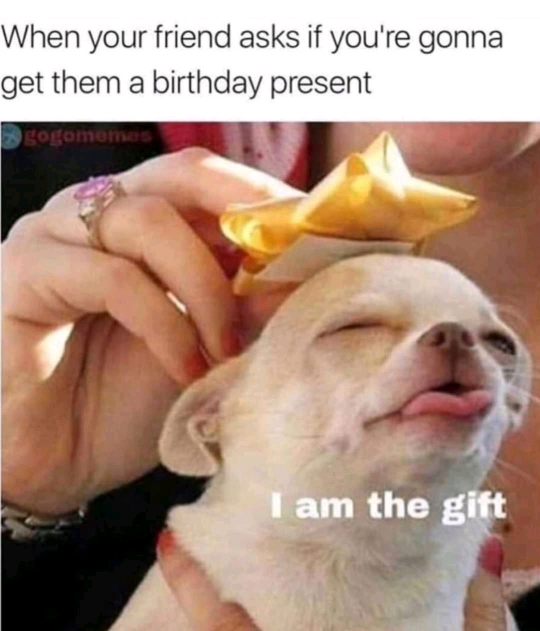
#> input picture FB_IMG_15935075530023065.jpg, 1080 x 1262 px (shown at 1/2 size)
$ python 'Module - Pillow.py'
#> lines starting #> are read from the running program, lines starting #| are printed output that depends on the picture
from PIL import Image
"""
PIL, short for Python Imaging Library, was the name of this module when Python's version was 2.4 or so. Throughout its
development, it was renamed to "Pillow", they just never changed the syntax from PIL to Pillow. Its purpose is image
manipulation. The following syntax is used to create a variable. the type of which is "Image" from Pillow, and save an
image's information in it. I'm showcasing a few attributes of the Image object by printing them. The "show" attribute
creates a temporary copy of the image and opens it using the default image player of the computer.
"""
img = Image.open("FB_IMG_15935075530023065.jpg")
#> img is the input picture: PIL image 1080x1262 RGB; mean R, G, B 174.5, 144.4, 128.2
print(img.size)
#| (1080, 1262)
print(img.format)
#| JPEG
print(img.format_description)
#| JPEG (ISO 10918)
img.show()

"""
To crop an image using Pillow, we need to define the area that we want to keep by specifying the coordinates of the top
left corner of the rectangle, as well as those of the bottom right corner of the rectangle. To be able to see the
coordinates in an image you need to open it in some kind of editor.
"""

area = (611, 578, 1045, 939)
# We don't need to use a variable for the coordinates, we could just type img_cropped = img.crop(611, 578, 1045, 939)
img_cropped = img.crop(area)
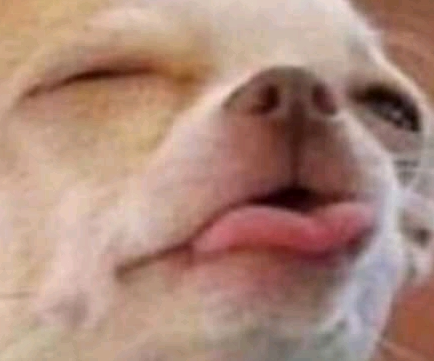
#> img_cropped: PIL image 434x361 RGB; mean R, G, B 172.5, 137.2, 122.9
img_cropped.show()
